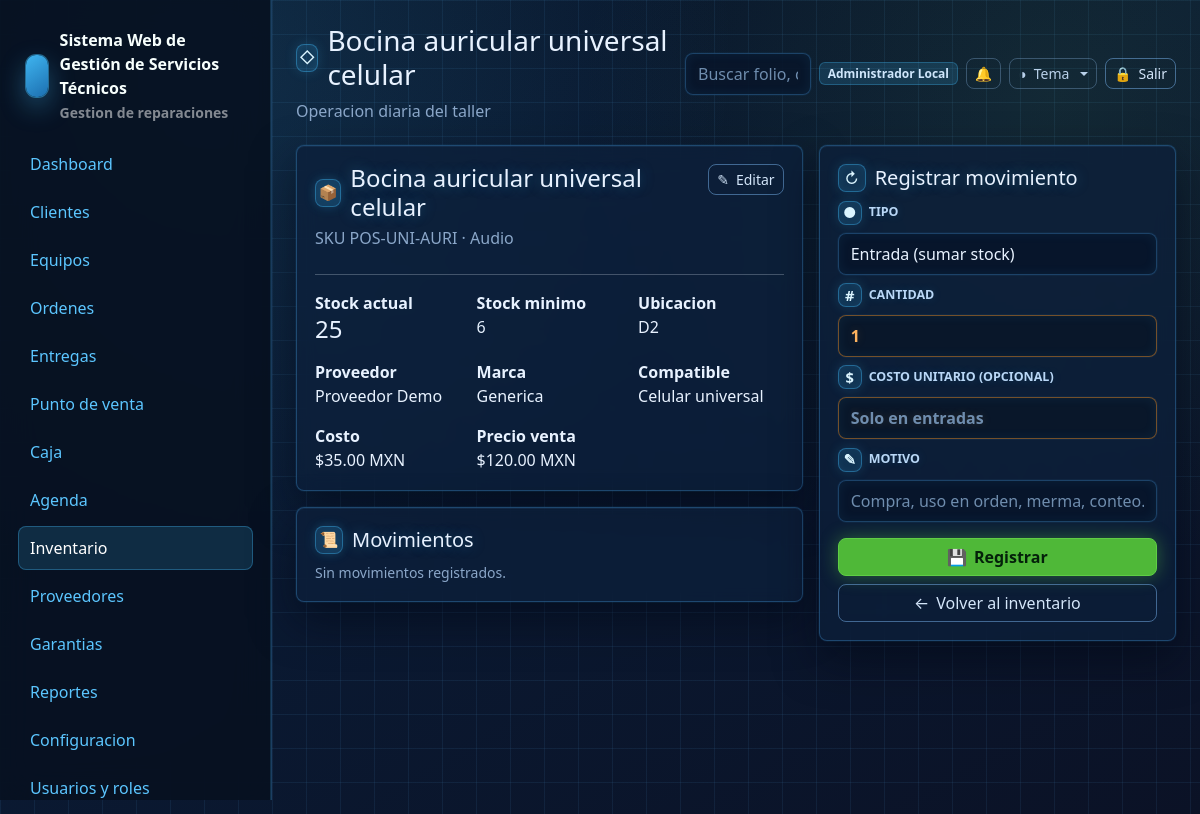
/inventario/10 (signed in), run on the app's committed database.
### tables this page shows
CREATE TABLE users (
    id INT UNSIGNED AUTO_INCREMENT PRIMARY KEY,
    name VARCHAR(160) NOT NULL,
    email VARCHAR(190) NOT NULL UNIQUE,
    password VARCHAR(255) NOT NULL,
    phone VARCHAR(40) NULL,
    status ENUM('activo','inactivo','bloqueado') NOT NULL DEFAULT 'activo',
    last_login_at DATETIME NULL,
    created_at DATETIME NOT NULL DEFAULT CURRENT_TIMESTAMP,
    updated_at DATETIME NULL ON UPDATE CURRENT_TIMESTAMP,
    deleted_at DATETIME NULL
);

CREATE TABLE refacciones (
    id INT UNSIGNED AUTO_INCREMENT PRIMARY KEY,
    proveedor_id INT UNSIGNED NULL,
    nombre VARCHAR(190) NOT NULL,
    sku VARCHAR(100) NOT NULL UNIQUE,
    categoria VARCHAR(120) NULL,
    marca VARCHAR(120) NULL,
    modelo_compatible VARCHAR(160) NULL,
    costo DECIMAL(12,2) NOT NULL DEFAULT 0,
    precio_venta DECIMAL(12,2) NOT NULL DEFAULT 0,
    stock_actual INT NOT NULL DEFAULT 0,
    stock_minimo INT NOT NULL DEFAULT 0,
    ubicacion VARCHAR(120) NULL,
    estatus ENUM('activo','inactivo') NOT NULL DEFAULT 'activo',
    created_at DATETIME NOT NULL DEFAULT CURRENT_TIMESTAMP,
    updated_at DATETIME NULL ON UPDATE CURRENT_TIMESTAMP,
    deleted_at DATETIME NULL,
    CONSTRAINT fk_ref_proveedor FOREIGN KEY (proveedor_id) REFERENCES proveedores(id) ON DELETE SET NULL,
    INDEX idx_ref_stock (stock_actual, stock_minimo)
);

CREATE TABLE proveedores (
    id INT UNSIGNED AUTO_INCREMENT PRIMARY KEY,
    nombre VARCHAR(190) NOT NULL,
    contacto VARCHAR(160) NULL,
    telefono VARCHAR(40) NULL,
    email VARCHAR(190) NULL,
    domicilio VARCHAR(255) NULL,
    sitio_web VARCHAR(190) NULL,
    notas TEXT NULL,
    estatus ENUM('activo','inactivo') NOT NULL DEFAULT 'activo',
    created_at DATETIME NOT NULL DEFAULT CURRENT_TIMESTAMP,
    updated_at DATETIME NULL ON UPDATE CURRENT_TIMESTAMP,
    deleted_at DATETIME NULL
);

### resources/views/inventario/show.php (the view, shortened to what the rows shown need)
<?php $bajo = (int) $refaccion['stock_actual'] <= (int) $refaccion['stock_minimo']; ?>
<div class="row g-3">
    <div class="col-xl-7">
        <div class="glass-card mb-3">
            <div class="d-flex justify-content-between align-items-start gap-2">
                <div>
                    <h2 class="h4 mb-1" data-icon="&#128230;"><?= e($refaccion['nombre']) ?></h2>
                    <p class="text-muted mb-2">SKU <?= e($refaccion['sku']) ?><?= $refaccion['categoria'] ? ' · ' . e($refaccion['categoria']) : '' ?></p>
                </div>
                <a class="btn btn-outline-dark btn-sm" data-icon="&#9998;" href="<?= e(url('/inventario/' . $refaccion['id'] . '/edit')) ?>">Editar</a>
            </div>
            <hr>
            <div class="row g-3">
                <div class="col-md-4"><strong>Stock actual</strong><br><span class="h4 <?= $bajo ? 'text-danger' : '' ?>"><?= e($refaccion['stock_actual']) ?></span></div>
                <div class="col-md-4"><strong>Stock minimo</strong><br><?= e($refaccion['stock_minimo']) ?></div>
                <div class="col-md-4"><strong>Ubicacion</strong><br><?= e($refaccion['ubicacion'] ?: '-') ?></div>
                <div class="col-md-4"><strong>Proveedor</strong><br><?= e($refaccion['proveedor_nombre'] ?: '-') ?></div>
                <div class="col-md-4"><strong>Marca</strong><br><?= e($refaccion['marca'] ?: '-') ?></div>
                <div class="col-md-4"><strong>Compatible</strong><br><?= e($refaccion['modelo_compatible'] ?: '-') ?></div>
                <div class="col-md-4"><strong>Costo</strong><br><?= e(formatearMoneda((float) $refaccion['costo'])) ?></div>
                <div class="col-md-4"><strong>Precio venta</strong><br><?= e(formatearMoneda((float) $refaccion['precio_venta'])) ?></div>
            </div>
        </div>
        <div class="glass-card">
            <h2 class="h5" data-icon="&#128220;">Movimientos</h2>
            <?php if (empty($movimientos)): ?>
                <p class="small text-muted mb-0">Sin movimientos registrados.</p>
            <?php endif; ?>
        </div>
    </div>
    <div class="col-xl-5">
        <div class="glass-card">
            <h2 class="h5" data-icon="&#8635;">Registrar movimiento</h2>
            <form method="post" action="<?= e(url('/inventario/' . $refaccion['id'] . '/movimiento')) ?>">
                <label class="form-label" data-icon="&#9679;">Tipo</label>
                <select class="form-select mb-2" name="tipo">
                    <option value="entrada">Entrada (sumar stock)</option>
                </select>
                <label class="form-label" data-icon="&#35;">Cantidad</label>
                <input class="form-control mb-2" type="number" name="cantidad" min="0" value="1" required>
                <label class="form-label" data-icon="&#36;">Costo unitario (opcional)</label>
                <input class="form-control mb-2" type="number" step="0.01" name="costo_unitario" placeholder="Solo en entradas">
                <label class="form-label" data-icon="&#9998;">Motivo</label>
                <input class="form-control mb-3" name="motivo" placeholder="Compra, uso en orden, merma, conteo...">
                <button class="btn btn-primary w-100" data-icon="&#128190;">Registrar</button>
            </form>
            <a class="btn btn-outline-dark w-100 mt-2" data-icon="&#8592;" href="<?= e(url('/inventario')) ?>">Volver al inventario</a>
        </div>
    </div>
</div>

### app/Core/Router.php (shortened to what the rows shown need)
<?php
final class Router
{
    private array $routes = [];
    private function add(string $method, string $path, callable|array $handler): void
    {
        $pattern = preg_replace('#\{([a-zA-Z_][a-zA-Z0-9_]*)\}#', '(?P<$1>[^/]+)', $path);
        $this->routes[] = [
            'method' => $method,
            'path' => $path,
            'pattern' => '#^' . $pattern . '$#',
            'handler' => $handler,
        ];
    }
    public function dispatch(Request $request): void
    {
        foreach ($this->routes as $route) {
            if ($route['method'] !== $request->method()) {
                continue;
            }
            if (preg_match($route['pattern'], $request->path(), $matches)) {
                $params = array_filter($matches, 'is_string', ARRAY_FILTER_USE_KEY);
                $handler = $route['handler'];
                if (is_array($handler)) {
                    [$class, $method] = $handler;
                    $controller = new $class();
                    $controller->{$method}($request, ...array_values($params));
                    return;
                }
                return;
            }
        }
    }
}

### resources/views/layouts/app.php (shortened to what the rows shown need)
<?php
$user = Auth::user();
$appConfig = require BASE_PATH . '/config/app.php';
$systemName = (string) ($appConfig['name'] ?? 'Servicio Tecnico');
$systemCurrency = 'MXN';
$businessLogo = '';
try {
    $cfg = new ConfiguracionService();
    $systemName = trim((string) $cfg->get('sistema.nombre', $systemName)) ?: $systemName;
    $systemCurrency = monedaSistema($systemCurrency);
    $businessLogo = config_asset_src((string) $cfg->get('negocio.logo_url', ''));
} catch (Throwable) {
    $businessLogo = '';
}
?>
<!doctype html>
<html lang="es">
<head>
    <link href="https://cdn.jsdelivr.net/npm/bootstrap@5.3.3/dist/css/bootstrap.min.css" rel="stylesheet">
    <link href="<?= e(asset('css/app.css') . '?v=20260708-pos-modal-theme') ?>" rel="stylesheet">
    <link href="<?= e(asset('css/themes/crystal.css') . '?v=20260708-pos-modal-theme') ?>" rel="stylesheet">
    <link href="<?= e(asset('css/themes/dark.css') . '?v=20260708-pos-modal-theme') ?>" rel="stylesheet">
    <link href="<?= e(asset('css/themes/live.css') . '?v=20260708-pos-modal-theme') ?>" rel="stylesheet">
    <link href="<?= e(asset('css/themes/blueprint.css') . '?v=20260708-pos-modal-theme') ?>" rel="stylesheet">
</head>
<body data-currency="<?= e($systemCurrency) ?>">
<div class="app-shell">
    <aside class="sidebar" id="app-sidebar">
        <div class="brand">
            <?php if ($businessLogo !== ''): ?>
                <img class="brand-logo" src="<?= e($businessLogo) ?>" alt="<?= e($systemName) ?>">
            <?php else: ?>
                <div class="brand-mark"></div>
            <?php endif; ?>
            <div>
                <div><?= e($systemName) ?></div>
                <small class="text-white-50">Gestion de reparaciones</small>
            </div>
        </div>
        <nav class="nav flex-column">
            <?php foreach ([
                ['Dashboard', '/', 'dashboard'],
                ['Clientes', '/clientes', 'clientes'],
                ['Equipos', '/equipos', 'equipos'],
                ['Ordenes', '/ordenes', 'ordenes'],
                ['Entregas', '/entregas', 'ordenes'],
                ['Punto de venta', '/punto-venta', 'punto_venta'],
                ['Caja', '/caja', 'caja'],
                ['Agenda', '/agenda', 'agenda'],
                ['Inventario', '/inventario', 'inventario'],
                ['Proveedores', '/proveedores', 'proveedores'],
                ['Garantias', '/garantias', 'garantias'],
                ['Reportes', '/reportes', 'reportes'],
                ['Configuracion', '/configuracion', 'configuracion'],
                ['Usuarios y roles', '/usuarios', 'usuarios'],
                ['Licencia demo', '/licencia', 'licencias'],
            ] as [$label, $href, $module]): ?>
                <?php if (Auth::can($module, 'ver')): ?>
                    <a class="nav-link <?= e(is_active($href)) ?>" href="<?= e(url($href)) ?>"><?= e($label) ?></a>
                <?php endif; ?>
            <?php endforeach; ?>
        </nav>
    </aside>
    <main class="main">
        <header class="topbar">
            <div class="topbar-title">
                <h1 class="h3 mb-1" data-icon="&#9671;"><?= e($title ?? '') ?></h1>
                <div class="text-muted">Operacion diaria del taller</div>
            </div>
            <div class="d-flex align-items-center gap-2 topbar-actions">
                <form class="d-none d-md-block" action="<?= e(url('/ordenes')) ?>">
                    <input class="form-control" name="q" placeholder="Buscar folio, cliente o telefono">
                </form>
                <span class="badge text-bg-light topbar-user"><?= e($user['name'] ?? 'Usuario') ?></span>
                <div class="dropdown">
                    <button class="btn btn-outline-secondary btn-sm notif-bell" type="button" data-bs-toggle="dropdown" aria-expanded="false" aria-label="Notificaciones">
                        &#128276;
                    </button>
                </div>
                <div class="dropdown theme-switcher">
                    <button class="btn btn-outline-secondary btn-sm dropdown-toggle" type="button" data-bs-toggle="dropdown" aria-expanded="false" aria-label="Tema" data-icon="&#9681;"><span class="btn-label">Tema</span></button>
                </div>
                <form method="post" action="<?= e(url('/logout')) ?>">
                    <button class="btn btn-outline-dark btn-sm" aria-label="Salir" data-icon="&#128274;"><span class="btn-label">Salir</span></button>
                </form>
            </div>
        </header>
        <?= $content ?>
    </main>
</div>
</body>
</html>

### data on the page
users: name "Administrador Local"
refacciones: nombre "Bocina auricular universal celular", sku "POS-UNI-AURI", categoria "Audio", stock_actual "25", stock_minimo "6", ubicacion "D2", proveedor.nombre "Proveedor Demo", marca "Generica", modelo_compatible "Celular universal", precio_venta "$120.00 MXN"

### other printed values
$systemName "Sistema Web de Gestión de Servicios Técnicos"
$label "Dashboard"
$label "Clientes"
$label "Equipos"
$label "Ordenes"
$label "Entregas"
$label "Punto de venta"
$label "Caja"
$label "Agenda"
$label "Inventario"
$label "Proveedores"
$label "Garantias"
$label "Reportes"
$label "Configuracion"
$label "Usuarios y roles"
